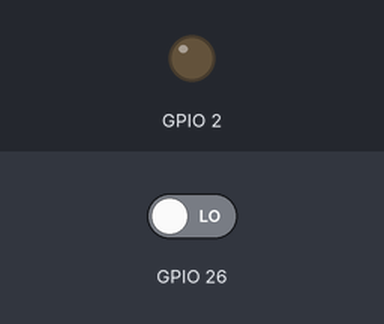
A sketch run on a simulated ESP32. Shown: output pins drawn as LEDs (lit = HIGH). Inputs (shaded band) come from the test bench; at power-on: GPIO 26 LOW.

Above: at 1.2 s.
1.3 s: GPIO 26 driven HIGH
At 2.5 s:
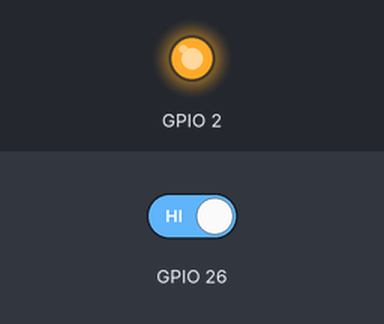
2.8 s: GPIO 26 driven LOW
At 3.9 s:
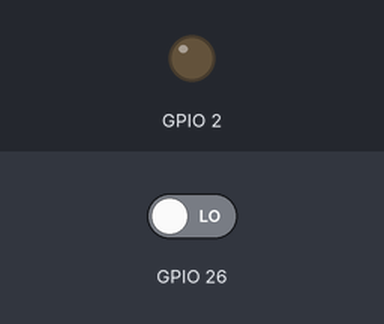
Timing chart, 0 to 5.8 s (numbered marks = the images above; inputs shaded):
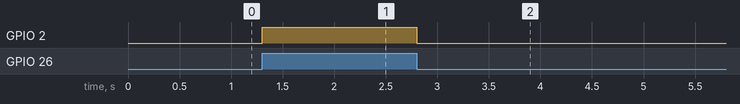

The sketch:

anexo8_a.ino
```cpp
void setup() {
  pinMode(2, OUTPUT);
  pinMode(26, INPUT);
}

void loop(){
  if (digitalRead(26) == HIGH) {	// ¿Está presionado el pulsador?
    digitalWrite(2, HIGH);		// Encendemos el LED
  }
  else {
    digitalWrite(2, LOW);		// Apagamos el LED
  }
}
```

Measured:
- after the input at 1.3 s, GPIO 2: LOW → HIGH at once
- after the input at 2.8 s, GPIO 2: HIGH → LOW at once
